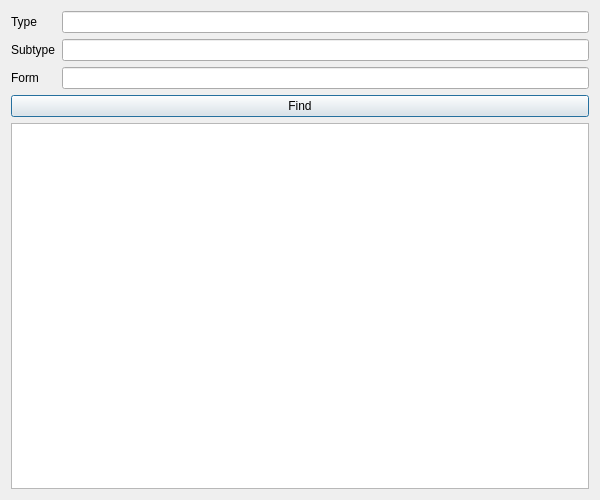
<?xml version="1.0" encoding="UTF-8"?>
<ui version="4.0">
 <class>EntitySearch</class>
 <widget class="QDialog" name="EntitySearch">
  <property name="geometry">
   <rect>
    <x>0</x>
    <y>0</y>
    <width>600</width>
    <height>500</height>
   </rect>
  </property>
  <property name="windowTitle">
   <string>Entity Search</string>
  </property>
  <layout class="QVBoxLayout" name="verticalLayout">
   <item>
    <layout class="QFormLayout" name="formLayout">
     <item row="0" column="0">
      <widget class="QLabel" name="label">
       <property name="text">
        <string>Type</string>
       </property>
      </widget>
     </item>
     <item row="1" column="0">
      <widget class="QLabel" name="label_2">
       <property name="text">
        <string>Subtype</string>
       </property>
      </widget>
     </item>
     <item row="2" column="0">
      <widget class="QLabel" name="label_3">
       <property name="text">
        <string>Form</string>
       </property>
      </widget>
     </item>
     <item row="0" column="1">
      <widget class="QLineEdit" name="type"/>
     </item>
     <item row="1" column="1">
      <widget class="QLineEdit" name="subtype"/>
     </item>
     <item row="2" column="1">
      <widget class="QLineEdit" name="form"/>
     </item>
    </layout>
   </item>
   <item>
    <widget class="QPushButton" name="find_button">
     <property name="text">
      <string>Find</string>
     </property>
    </widget>
   </item>
   <item>
    <widget class="QListWidget" name="entity_list"/>
   </item>
  </layout>
 </widget>
 <resources/>
 <connections/>
</ui>
